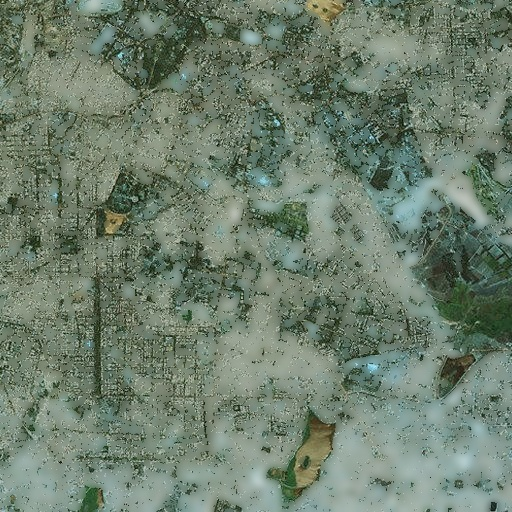
#> input picture Earthvision-X/Earth Vision X An Explainable Foundation AI Platform for Multi-Temporal Environmental Change Detection Using Vision Transformers, Satellite Imagery, and Geospatial Intelligence/Code/scratch_bengaluru_t1.jpg, 512 x 512 px
$ python -i cloud_mask.py   (imports and definitions only)
#> lines starting #> are read from the running program, lines starting #| are printed output that depends on the picture; after the words box and inside, x2 and y2 are one past the last pixel; in counts of white or black regions, pixels touching at a corner belong together
"""
Sentinel-2 Cloud, Shadow, and Quality Masking Module for EARTH VISION-X.
Supports:
1. Sentinel-2 QA60 bitmask parsing (opaque clouds bit 10, cirrus bit 11)
2. Scene Classification Layer (SCL) decoding
3. High-reflectance, low-saturation optical cloud/shadow detection with morphological dilation
4. Bilinear and Navier-Stokes/Telea inpainting for masked invalid pixels
"""

import numpy as np
import cv2
from typing import Tuple, Optional
from src.utils.logger import logger

class CloudMasker:
    """
    Robust cloud and shadow detector for Sentinel-2 satellite imagery.
    """

    # [29 lines left out: functions decode_qa60_mask, decode_scl_mask, not called in this run]

    @staticmethod
    def detect_optical_clouds_and_shadows(
        image_rgb: np.ndarray,
        brightness_threshold: float = 0.78,
        saturation_threshold: float = 0.22,
        shadow_threshold: float = 0.12
    ) -> Tuple[np.ndarray, np.ndarray, np.ndarray]:
        """
        Detects clouds and projected cloud shadows directly from multi-band optical imagery.

        Args:
            image_rgb: Normalized float32 [0.0, 1.0] RGB array of shape (H, W, 3).
            brightness_threshold: Min luminance to consider as candidate cloud.
            saturation_threshold: Max color saturation for candidate cloud (clouds are neutral white).
            shadow_threshold: Max luminance for candidate shadow pixels.

        Returns:
            Tuple of (cloud_mask, shadow_mask, combined_invalid_mask)
        """
#> called with brightness_threshold = 0.78, saturation_threshold = 0.22, shadow_threshold = 0.12
        img_uint = (np.clip(image_rgb, 0.0, 1.0) * 255).astype(np.uint8)
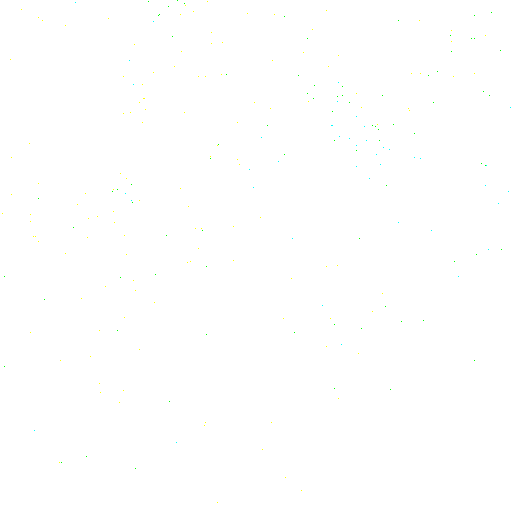
#> img_uint: shape (512, 512, 3); mean R, G, B 254.9, 255, 254.8
        hsv = cv2.cvtColor(img_uint, cv2.COLOR_RGB2HSV)
#> hsv: shape (512, 512, 3); mean H, S, V 0, 0.2, 255

        value = hsv[:, :, 2] / 255.0        # Luminance
#> value: shape (512, 512) float64; every value is 1
        saturation = hsv[:, :, 1] / 255.0   # Saturation
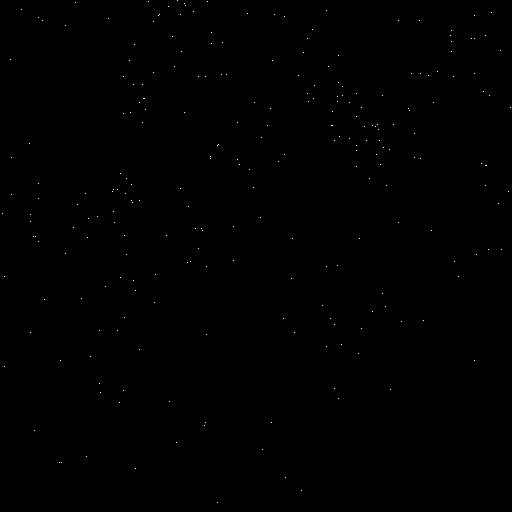
#> saturation: shape (512, 512) float64; values 0 (black) and 1 (white), 0.09% white in thin lines or dots

        # Cloud Heuristic: Bright + Desaturated
        cloud_raw = (value > brightness_threshold) & (saturation < saturation_threshold)
#> cloud_raw: shape (512, 512) bool; 99.9% white; black in thin lines or dots

        # Morphological clean up of cloud mask
        kernel = cv2.getStructuringElement(cv2.MORPH_ELLIPSE, (5, 5))
        cloud_clean = cv2.morphologyEx(cloud_raw.astype(np.uint8), cv2.MORPH_CLOSE, kernel)
#> cloud_clean: shape (512, 512); every value is 1
        cloud_clean = cv2.dilate(cloud_clean, kernel, iterations=1)

        # Shadow Heuristic: Very dark pixels adjacent to cloud clusters
        shadow_raw = (value < shadow_threshold) & (~cloud_clean.astype(bool))
#> shadow_raw: shape (512, 512) bool; every value is 0
        shadow_clean = cv2.morphologyEx(shadow_raw.astype(np.uint8), cv2.MORPH_OPEN, kernel)

        combined = np.clip(cloud_clean + shadow_clean, 0, 1).astype(np.uint8)
        return cloud_clean, shadow_clean, combined

    # [34 lines left out: functions calculate_cloud_percentage, apply_cloud_mask, not called in this run]

>>> import cv2
>>> picture = cv2.cvtColor(cv2.imread('../../scratch_bengaluru_t1.jpg'), cv2.COLOR_BGR2RGB)
>>> result = CloudMasker().detect_optical_clouds_and_shadows(picture)

$ run again, on Earthvision-X/Earth Vision X An Explainable Foundation AI Platform for Multi-Temporal Environmental Change Detection Using Vision Transformers, Satellite Imagery, and Geospatial Intelligence/Code/scratch_mead_2026.jpg
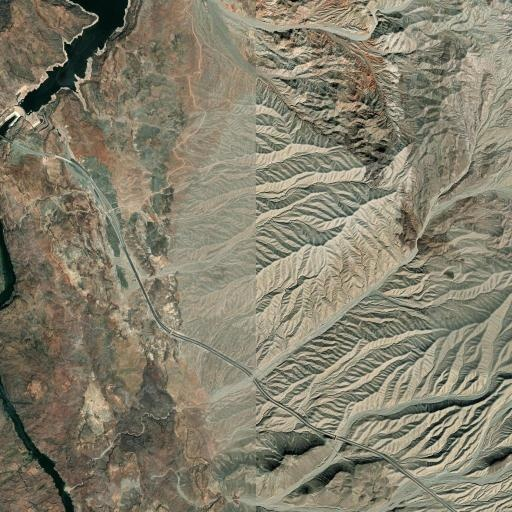
#> input picture Earthvision-X/Earth Vision X An Explainable Foundation AI Platform for Multi-Temporal Environmental Change Detection Using Vision Transformers, Satellite Imagery, and Geospatial Intelligence/Code/scratch_mead_2026.jpg, 512 x 512 px
#> hsv: shape (512, 512, 3); mean H, S, V 0.2, 0.6, 255
#> in detect_optical_clouds_and_shadows, `value = hsv[:, :, 2] / 255.0`:
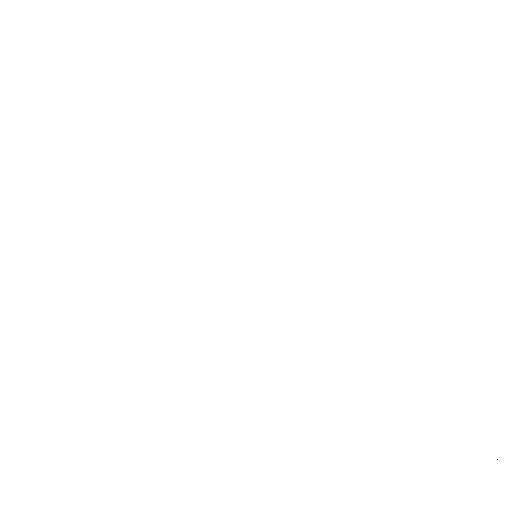
#> value: shape (512, 512) float64; values 0 (black) and 1 (white), 100% white; black in thin lines or dots, all inside (x1, y1, x2, y2) = (497, 459, 498, 460)
#> in detect_optical_clouds_and_shadows, `saturation = hsv[:, :, 1] / 255.0`:
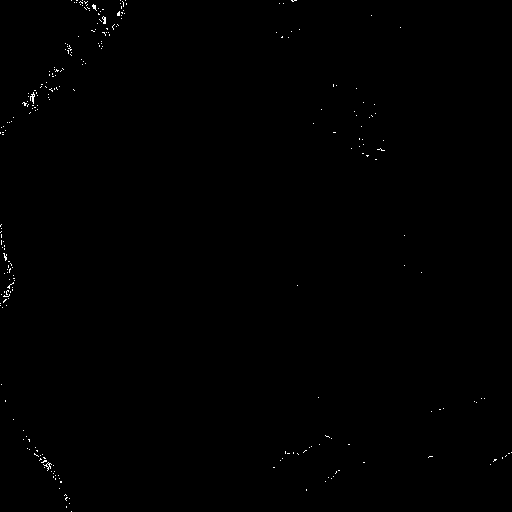
#> saturation: shape (512, 512) float64; values 0 (black) and 1 (white), 0.24% white in thin lines or dots
#> cloud_raw: shape (512, 512) bool; 99.8% white; black in thin lines or dots
#> cloud_clean: shape (512, 512); every value is 1
#> shadow_raw: shape (512, 512) bool; every value is 0
